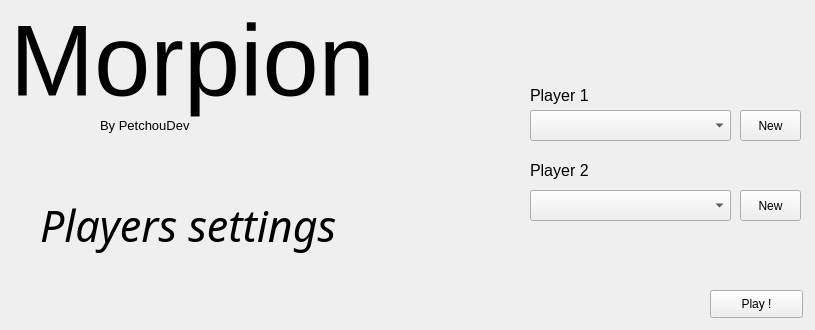
<?xml version="1.0" encoding="UTF-8"?>
<ui version="4.0">
 <class>Form</class>
 <widget class="QWidget" name="Form">
  <property name="geometry">
   <rect>
    <x>0</x>
    <y>0</y>
    <width>815</width>
    <height>330</height>
   </rect>
  </property>
  <property name="windowTitle">
   <string>Morpion by PetchouDev</string>
  </property>
  <property name="styleSheet">
   <string notr="true"/>
  </property>
  <widget class="QLabel" name="label">
   <property name="geometry">
    <rect>
     <x>10</x>
     <y>-10</y>
     <width>471</width>
     <height>141</height>
    </rect>
   </property>
   <property name="font">
    <font>
     <pointsize>76</pointsize>
    </font>
   </property>
   <property name="text">
    <string>Morpion</string>
   </property>
  </widget>
  <widget class="QLabel" name="label_2">
   <property name="geometry">
    <rect>
     <x>100</x>
     <y>110</y>
     <width>141</width>
     <height>31</height>
    </rect>
   </property>
   <property name="font">
    <font>
     <pointsize>10</pointsize>
    </font>
   </property>
   <property name="text">
    <string>By PetchouDev</string>
   </property>
  </widget>
  <widget class="QLabel" name="label_3">
   <property name="geometry">
    <rect>
     <x>40</x>
     <y>190</y>
     <width>381</width>
     <height>71</height>
    </rect>
   </property>
   <property name="font">
    <font>
     <family>MS PGothic</family>
     <pointsize>32</pointsize>
     <italic>true</italic>
     <strikeout>false</strikeout>
     <kerning>true</kerning>
    </font>
   </property>
   <property name="text">
    <string>Players settings</string>
   </property>
  </widget>
  <widget class="QComboBox" name="comboBox">
   <property name="geometry">
    <rect>
     <x>530</x>
     <y>110</y>
     <width>201</width>
     <height>31</height>
    </rect>
   </property>
  </widget>
  <widget class="QComboBox" name="comboBox_2">
   <property name="geometry">
    <rect>
     <x>530</x>
     <y>190</y>
     <width>201</width>
     <height>31</height>
    </rect>
   </property>
  </widget>
  <widget class="QLabel" name="label_4">
   <property name="geometry">
    <rect>
     <x>530</x>
     <y>85</y>
     <width>71</width>
     <height>21</height>
    </rect>
   </property>
   <property name="font">
    <font>
     <pointsize>12</pointsize>
    </font>
   </property>
   <property name="text">
    <string>Player 1</string>
   </property>
  </widget>
  <widget class="QLabel" name="label_5">
   <property name="geometry">
    <rect>
     <x>530</x>
     <y>160</y>
     <width>71</width>
     <height>21</height>
    </rect>
   </property>
   <property name="font">
    <font>
     <pointsize>12</pointsize>
    </font>
   </property>
   <property name="text">
    <string>Player 2</string>
   </property>
  </widget>
  <widget class="QPushButton" name="pushButton">
   <property name="geometry">
    <rect>
     <x>740</x>
     <y>110</y>
     <width>61</width>
     <height>31</height>
    </rect>
   </property>
   <property name="text">
    <string>New</string>
   </property>
  </widget>
  <widget class="QPushButton" name="pushButton_2">
   <property name="geometry">
    <rect>
     <x>740</x>
     <y>190</y>
     <width>61</width>
     <height>31</height>
    </rect>
   </property>
   <property name="text">
    <string>New</string>
   </property>
  </widget>
  <widget class="QPushButton" name="pushButton_3">
   <property name="geometry">
    <rect>
     <x>710</x>
     <y>290</y>
     <width>93</width>
     <height>28</height>
    </rect>
   </property>
   <property name="text">
    <string>Play !</string>
   </property>
  </widget>
 </widget>
 <resources/>
 <connections/>
</ui>
